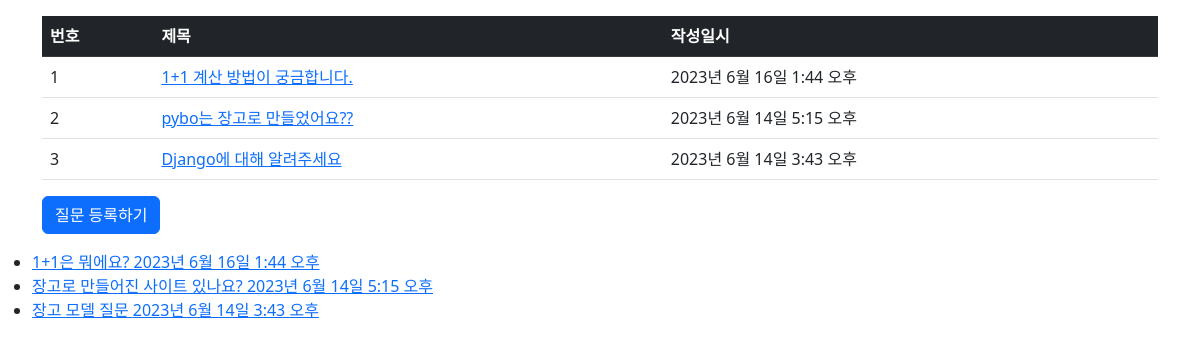
Before: /pybo/ with the older database file.
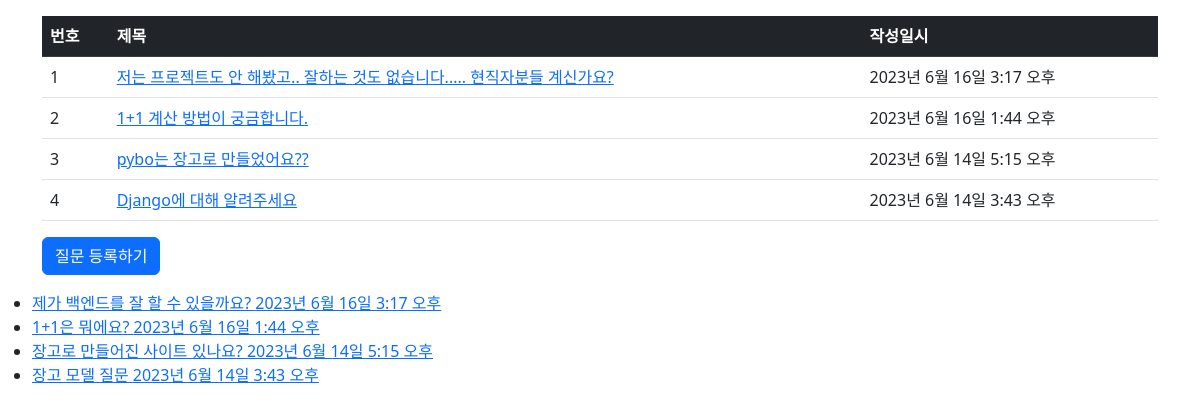
After: the same page with the newer database file.
### pybo/models.py (models this page shows, shortened)
class Question(models.Model): # 테이블 이름 = 클래스명
    subject = models.CharField(max_length=200)
    content = models.TextField() # Char와 Text의 차이 = max_length로 글자제한 vs 무한 가능
    create_date = models.DateTimeField()

### pybo/views.py (the view)
# urls.py: path("", views.index, name='index'),
def index(request): # 사용자로부터 인자를 받자(요청 = request)
    question_list = Question.objects.order_by('-create_date') # DB의 objects를 가져와서 시간순 정렬
    context = {'question_list' : question_list} # dict로 포장해서 사용자에게 보내주기
    return render(request, 'pybo/question_list.html', context) # 요청, template 경로, 넘겨줄내용

### templates/pybo/question_list.html (shortened to what this page needs)
{% extends "pybo/base.html" %}
    {% load static %}
{% block my_content %}
    <div class="container my-3">
        <table class="table">
            <thead>
                <tr class="table-dark">
                    <th>번호</th>
                    <th>제목</th>
                    <th>작성일시</th>
                </tr>
            </thead>
            <tbody>
                {% if question_list %}
                {% for q in question_list %}
                <tr>
                    <td>{{ forloop.counter }}</td>
                    <td><a href="{% url 'pybo:detail' q_id=q.id %}">{{ q.content }}</a></td>
                    <td>{{ q.create_date }}</td>
                </tr>
                {% endfor %}
                {% else %}
                <tr>
                    질문이 없습니다.
                </tr>
                {% endif %}
            </tbody>
        </table>
        <a href="{% url 'pybo:question_create' %}" class="btn btn-primary">질문 등록하기</a>
    </div>
    {% if question_list %}
        <ul>
            {% for q in question_list %} {% comment %}파이썬 변수 불러올 때는 {{  }} {% endcomment %}
                <li><a href="{% url 'pybo:detail' q_id=q.id %}">{{ q.subject }} {{ q.create_date}}</a></li> {% comment %} list 목록 + a 링크이동, href="#" 아직 미정 {% endcomment %}
            {% endfor %}
        </ul>
    {% endif %} {% comment %}  {% endcomment %}
{% endblock my_content %}

### templates/pybo/base.html (shortened to what this page needs)
<!DOCTYPE html>
<html>
<head>
    {% load static %}
    <link rel="stylesheet" type="text/css" href="{% static 'bootstrap.min.css' %}">
</head>
<body>
{% block my_content %}{% endblock %}
</body>
</html>

Changed rows visible on the page:
added Question: content "저는 프로젝트도 안 해봤고.. 잘하는 것도 없습니다..... 현직자분들 계신가요?", create_date "2023년 6월 16일 3:17 오후", subject "제가 백엔드를 잘 할 수 있을까요?"
